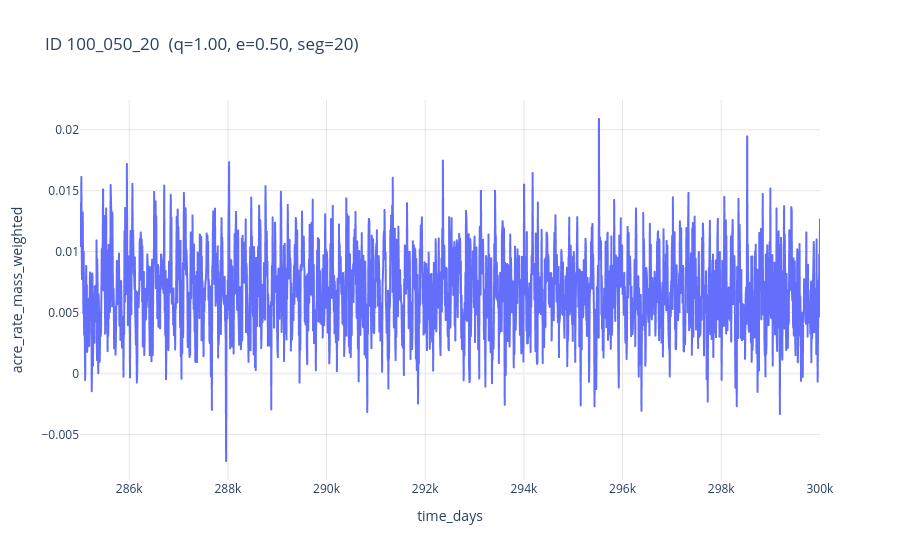

The code cell stored with this chart in its notebook:
### Code cell
plot_segment_by_id_interactive(df_unique, id=target_id)

### Figure 1 — Plotly figure (JSON) as saved in the notebook; plotly's stock layout.template omitted (floating-point values rounded to 4 significant figures; data arrays with more than 128 entries replaced by an {"elided": "..."} marker saying what was removed)
{"data": [{"hovertemplate": "<b>t = %{x:.3f}</b><br>rate = %{y:.3e}<extra></extra>", "legendgroup": "", "line": {"color": "#636efa", "dash": "solid"}, "marker": {"symbol": "circle"}, "mode": "lines", "name": "", "showlegend": false, "type": "scattergl", "x": {"elided": "2144 float values"}, "xaxis": "x", "y": {"elided": "2144 float values"}, "yaxis": "y"}], "layout": {"autosize": true, "legend": {"tracegroupgap": 0}, "title": {"text": "ID 100_050_20  (q=1.00, e=0.50, seg=20)"}, "xaxis": {"anchor": "y", "autorange": true, "domain": [0, 1], "gridcolor": "rgba(0, 0, 0, 0.1)", "range": [285000.0, 300000.0], "showgrid": true, "title": {"text": "time_days"}, "type": "linear"}, "yaxis": {"anchor": "x", "autorange": true, "domain": [0, 1], "gridcolor": "rgba(0, 0, 0, 0.1)", "range": [-0.008737, 0.02244], "showgrid": true, "title": {"text": "acre_rate_mass_weighted"}, "type": "linear"}}}
